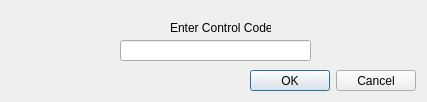
<?xml version="1.0" encoding="UTF-8"?>
<ui version="4.0">
 <class>LogIn</class>
 <widget class="QDialog" name="LogIn">
  <property name="geometry">
   <rect>
    <x>0</x>
    <y>0</y>
    <width>427</width>
    <height>102</height>
   </rect>
  </property>
  <property name="windowTitle">
   <string>LogIn</string>
  </property>
  <widget class="QDialogButtonBox" name="buttonBox">
   <property name="geometry">
    <rect>
     <x>250</x>
     <y>70</y>
     <width>166</width>
     <height>21</height>
    </rect>
   </property>
   <property name="standardButtons">
    <set>QDialogButtonBox::Cancel|QDialogButtonBox::Ok</set>
   </property>
  </widget>
  <widget class="QLabel" name="label">
   <property name="geometry">
    <rect>
     <x>170</x>
     <y>20</y>
     <width>101</width>
     <height>16</height>
    </rect>
   </property>
   <property name="text">
    <string>Enter Control Code</string>
   </property>
  </widget>
  <widget class="QLineEdit" name="lineEdit">
   <property name="geometry">
    <rect>
     <x>120</x>
     <y>40</y>
     <width>191</width>
     <height>21</height>
    </rect>
   </property>
   <property name="echoMode">
    <enum>QLineEdit::Password</enum>
   </property>
  </widget>
 </widget>
 <resources/>
 <connections/>
</ui>
